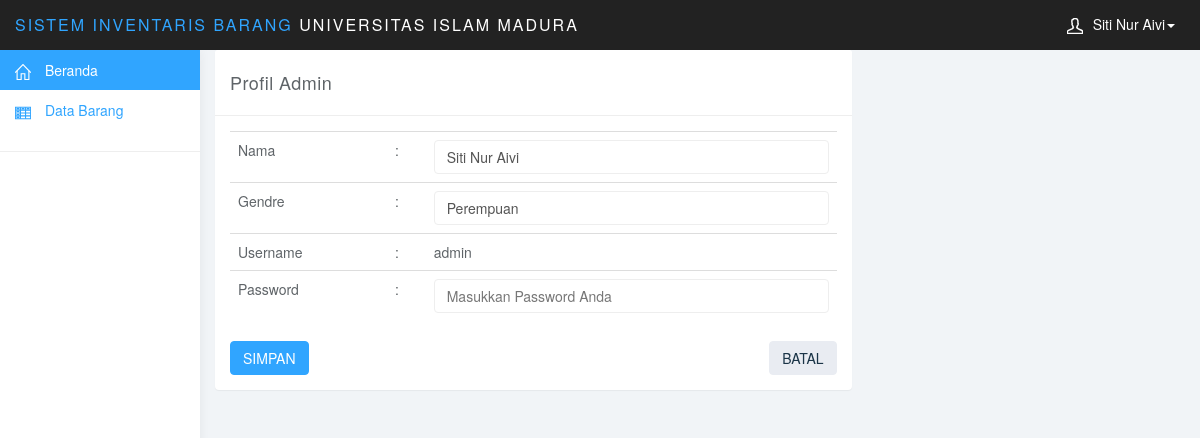
Screenshot of /admin/index.php?admin=edit (signed in) with the database file from the repository.
### tables this page shows
CREATE TABLE `users` (
  `id_user` int(11) NOT NULL,
  `nama` varchar(150) NOT NULL,
  `username` varchar(35) NOT NULL,
  `password` varchar(255) NOT NULL,
  `jendre` varchar(35) NOT NULL
);

### admin/config.php (called while the page is built, shortened)
<?php
$host = "localhost";
$user = "root";
$pass = "";
$data = "inventory";
$konek = mysqli_connect($host, $user, $pass, $data)  or die(mysqli_connect_error());
$tblAdmin = mysqli_query($konek, "SELECT * FROM users WHERE id_user=1");
$admin = mysqli_fetch_array($tblAdmin);
?>

### admin/index.php (the view, shortened to what this page needs)
<?php
require_once 'config.php';
if (empty($_SESSION['inventory'])) {
	header("location:login.php");
}else{
require_once 'config.php';
?>
<!DOCTYPE html>
<html>
<head>
<link href="css/bootstrap.min.css" rel="stylesheet">
<link href="css/datepicker3.css" rel="stylesheet">
<link href="css/styles.css" rel="stylesheet">
<link href="css/fontawesome-all.css" rel="stylesheet">
<link rel="stylesheet" type="text/css" href="css/dataTables.bootstrap.min.css">
</head>
<body>
	<nav class="navbar navbar-inverse navbar-fixed-top" role="navigation">
		<div class="container-fluid">
			<div class="navbar-header">
				<a class="navbar-brand" href="index.php"><span>Sistem Inventaris Barang </span>Universitas Islam Madura</a>
				<ul class="user-menu">
					<li class="dropdown pull-right">
						<a href="#" class="dropdown-toggle" data-toggle="dropdown"><svg class="glyph stroked male-user"><use xlink:href="#stroked-male-user"></use></svg><?php echo $admin['nama'];?><span class="caret"></span></a>
					</li>
				</ul>
			</div>
		</div>
	</nav>
	<div id="sidebar-collapse" class="col-sm-3 col-lg-2 sidebar">
		<ul class="nav menu">
			<li class="active"><a href="?beranda"><svg class="glyph stroked home"><use xlink:href="#stroked-home"></use></svg> Beranda</a></li>
			<li><a href="?data"><svg class="glyph stroked table"><use xlink:href="#stroked-table"></use></svg> Data Barang</a></li>
			<li role="presentation" class="divider"></li>
		</ul>
	</div>
	<div class="col-sm-9 col-sm-offset-3 col-lg-10 col-lg-offset-2 main">
		<?php
			if (isset($_GET['?beranda'])) {
				require_once 'beranda.php';
			}elseif (isset($_GET['profil']) || isset($_GET['editProfil'])) {
				require_once 'profil.php';
			}elseif (isset($_GET['data'])) {
				require_once 'data.php';
			}elseif (isset($_GET['tambah'])) {
				require_once 'tambah.php';
			}elseif (isset($_GET['hapus'])) {
				require_once 'hapus.php';
			}elseif (isset($_GET['edit'])) {
				require_once 'edit.php';
			}elseif (isset($_GET['admin'])) {
				require_once 'admin.php';
			}elseif (isset($_GET['desa']) || isset($_GET['editDesa'])) {
				require_once 'desa.php';
			}
			else{
				require_once 'beranda.php';
			}
		?>
	</div>
</body>
</html>
<?php
 } ?>

### admin/admin.php (shortened to what this page needs)
<div class="row">
	<div class="col-lg-8">
		<div class="panel panel-default">
			<div class="panel-heading">
				Profil Admin
			</div>
			<div class="panel-body">
<?php
if ($_GET['admin']=='edit') {
?>
			<form method="POST" action="">
				<table class="table table-hover">
					<tr>
						<td>Nama </td>
						<td> : </td>
						<td><input class="form-control" type="text" name="namaLengkap" value="<?php echo $admin['nama'];?>"></td>
					</tr>
					<tr>
						<td>Gendre</td>
						<td> : </td>
						<td><input class="form-control" type="text" name="jendre" value="<?php echo $admin['jendre'];?>"></td>
					</tr>
					<tr>
						<td>Username</td>
						<td> : </td>
						<td><?php echo $admin['username'];?></td>
					</tr>
					<tr>
						<td>Password</td>
						<td> : </td>
						<td><input type="password" name="password" class="form-control" placeholder="Masukkan Password Anda"></td>
					</tr>
				</table>
				<input type="submit" name="saveProf" value="SIMPAN" class="btn btn-primary">
				<a href="?admin" class="btn btn-default pull-right"> BATAL </a>
			</form>
<?php } ?>
			</div>
		</div>
	</div>
</div>

### admin/css/styles.css (style rules this page uses)
body { background: #f1f4f7; padding-top: 50px; color: #5f6468; }
a, a:hover, a:focus { color: #30a5ff; }
.form-control { border: 1px solid #eee; box-shadow: none; }
.navbar-header .navbar-brand { color: #fff; font-size: 16px; text-transform: uppercase; font-weight: 500; letter-spacing: 2px; }
.navbar-header .navbar-brand span { color: #30a5ff; }
.btn-default, .btn-default:hover, .btn-default:focus, .btn-default:active, .btn-default.active, .open > .dropdown-toggle.btn-default, .btn-default.disabled, .btn-default[disabled], fieldset[disabled] .btn-default, .btn-default.disabled:hover, .btn-default[disabled]:hover, fieldset[disabled] .btn-default:hover, .btn-default.disabled:focus, .btn-default[disabled]:focus, fieldset[disabled] .btn-default:focus, .btn-default.disabled:active, .btn-default[disabled]:active, fieldset[disabled] .btn-default:active, .btn-default.disabled.active, .btn-default[disabled].active, fieldset[disabled] .btn-default.active { background-color: #e9ecf2; border-color: #e9ecf2; color: #1b3548; }
.btn-primary, .btn-primary:hover, .btn-primary:focus, .btn-primary:active, .btn-primary.active, .open > .dropdown-toggle.btn-primary, .btn-primary.disabled, .btn-primary[disabled], fieldset[disabled] .btn-primary, .btn-primary.disabled:hover, .btn-primary[disabled]:hover, fieldset[disabled] .btn-primary:hover, .btn-primary.disabled:focus, .btn-primary[disabled]:focus, fieldset[disabled] .btn-primary:focus, .btn-primary.disabled:active, .btn-primary[disabled]:active, fieldset[disabled] .btn-primary:active, .btn-primary.disabled.active, .btn-primary[disabled].active, fieldset[disabled] .btn-primary.active { background-color: #30a5ff; border-color: #30a5ff; }
.panel { border: 0; }
.panel-heading { font-size: 18px; font-weight: 300; letter-spacing: 0.025em; height: 66px; line-height: 45px; }
.panel-default .panel-heading { background: #fff; border-bottom: 1px solid #eee; color: #5f6468; }
.navbar { border: 0; }
.user-menu { display: inline-block; margin-top: 14px; margin-right: 10px; float: right; list-style: none; padding: 0; }
.user-menu a { color: #fff; }
.sidebar { display: block; background-color: #fff; padding: 0; display: none; }
@media (min-width: 768px) { .sidebar { display: block; position: fixed; top: 50px; bottom: 0; left: 0; z-index: 1000; display: block; margin: 0; padding: 0; overflow-x: hidden; overflow-y: auto; background-color: #fff; box-shadow: 1px 0px 10px rgba(0, 0, 0, .05); } }
@media (min-width: 768px) { .navbar-header { width: 100%; } }
.sidebar ul.nav .active a, .sidebar ul.nav li.parent a.active, .sidebar ul.nav .active > a:hover, .sidebar ul.nav li.parent a.active:hover, .sidebar ul.nav .active > a:focus, .sidebar ul.nav li.parent a.active:focus { color: #fff; background-color: #30a5ff; }
.sidebar ul.nav li.divider { border-bottom: 1px solid #eee; margin: 20px 0; }
.table { background: #fff; }
.sidebar .glyph, .user-menu .glyph { height: 16px; width: 16px; margin: 0 10px 0 0; stroke-width: 3px; }
.user-menu .glyph { stroke-width: 4px; }
.glyph.table { background: none; border: none; }

### rows the page displays
users: nama "Siti Nur Aivi", namaLengkap "Siti Nur Aivi", jendre "Perempuan", username "admin"
